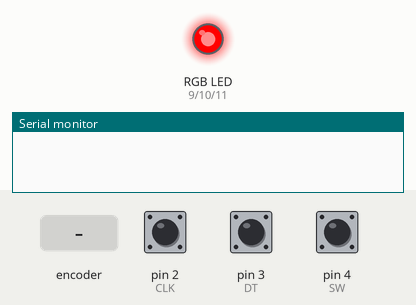
Bench run of a sketch on a simulated Arduino Uno, built with avr-gcc and run on an emulated ATmega328P. Parts: an RGB LED mixed from three pins (HIGH = lit), the last lines printed to the serial monitor. The inputs (shaded band) are chosen by the test bench; at power-on: pin 2 (CLK) HIGH, pin 3 (DT) HIGH, pin 4 (SW) HIGH.

Above: at 1.2 s.
1.3 s: rotary encoder on pin 2 (CLK) / pin 3 (DT) turned 3 steps (first pin leading)
At 2.7 s:
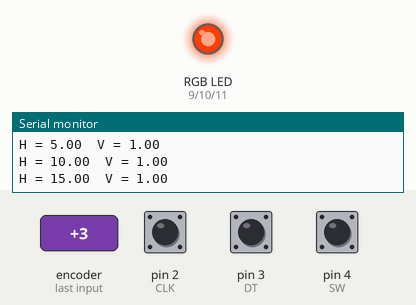
3.4 s: rotary encoder on pin 2 (CLK) / pin 3 (DT) turned 1 step (first pin leading)
At 4.1 s:
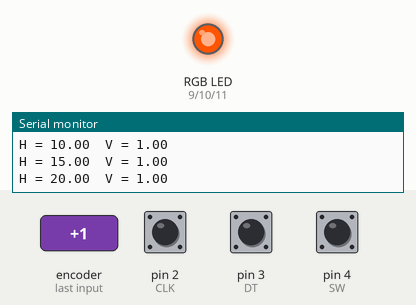
5.1 s: rotary encoder on pin 2 (CLK) / pin 3 (DT) turned 3 steps (first pin leading)
At 6.8 s:
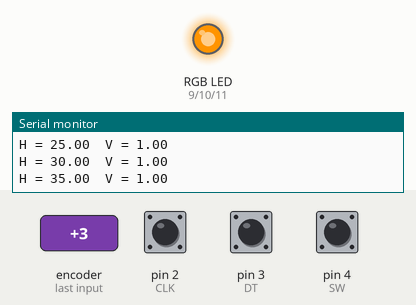
7.2 s: rotary encoder on pin 2 (CLK) / pin 3 (DT) turned 3 steps (first pin leading)
At 8.4 s:
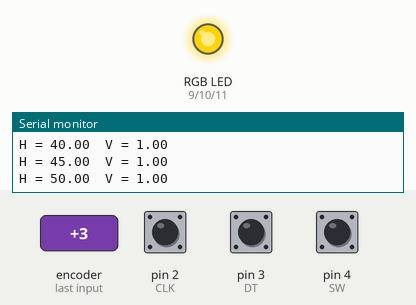
9.3 s: rotary encoder on pin 2 (CLK) / pin 3 (DT) turned 3 steps (first pin leading)
At 9.6 s:
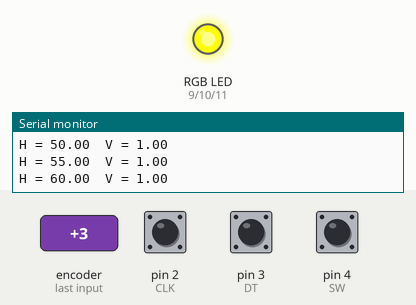
Timing chart, 0 to 12.3 s (numbered marks = the images above; inputs shaded):
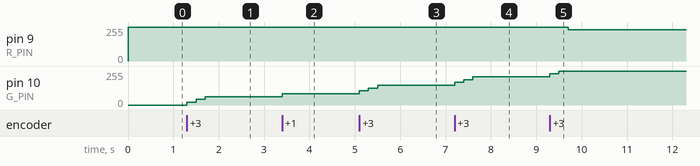

The sketch:

task11_rgb_encoder.ino
```cpp
// Задание 11*: управление цветом RGB-светодиода энкодером
const int R_PIN = 9;
const int G_PIN = 10;
const int B_PIN = 11;
const int CLK = 2;
const int DT  = 3;
const int SW  = 4;

float hue = 0;          // 0..360
float val = 1.0;        // яркость 0..1
int lastClk;

void hsvToRgb(float h, float s, float v, int &r, int &g, int &b) {
  float lo = v * (1.0 - s);
  int sector = ((int)(h / 60.0)) % 6;
  float t = (h - 60.0 * floor(h / 60.0)) / 60.0;
  float up = lo + (v - lo) * t;
  float down = v - (v - lo) * t;
  float R, G, B;
  switch (sector) {
    case 0: R = v;    G = up;   B = lo;   break;
    case 1: R = down; G = v;    B = lo;   break;
    case 2: R = lo;   G = v;    B = up;   break;
    case 3: R = lo;   G = down; B = v;    break;
    case 4: R = up;   G = lo;   B = v;    break;
    default: R = v;   G = lo;   B = down; break;
  }
  r = (int)(R * 255);
  g = (int)(G * 255);
  b = (int)(B * 255);
}

void showColor() {
  int r, g, b;
  hsvToRgb(hue, 1.0, val, r, g, b);
  analogWrite(R_PIN, r);
  analogWrite(G_PIN, g);
  analogWrite(B_PIN, b);
}

void setup() {
  pinMode(R_PIN, OUTPUT);
  pinMode(G_PIN, OUTPUT);
  pinMode(B_PIN, OUTPUT);
  pinMode(CLK, INPUT_PULLUP);
  pinMode(DT, INPUT_PULLUP);
  pinMode(SW, INPUT_PULLUP);
  Serial.begin(9600);
  lastClk = digitalRead(CLK);
  showColor();
}

void loop() {
  int clk = digitalRead(CLK);
  if (clk != lastClk && clk == LOW) {            // спад CLK
    int dir = (digitalRead(DT) != clk) ? 1 : -1; // направление вращения

    if (digitalRead(SW) == LOW) {                // кнопка зажата: яркость
      val += dir * 0.05;
      val = constrain(val, 0.0, 1.0);
    } else {                                     // иначе: оттенок
      hue += dir * 5;
      if (hue >= 360) hue -= 360;
      if (hue < 0)    hue += 360;
    }
    showColor();

    Serial.print("H = "); Serial.print(hue);
    Serial.print("  V = "); Serial.println(val);
  }
  lastClk = clk;
}
```

Measured:
- after the input at 1.3 s, pin 10 (G_PIN): 0/255 → 21/255 at once, → 42/255 0.20 s later, → 63/255 0.20 s later
- after the input at 3.4 s, pin 10 (G_PIN): 63/255 → 85/255 at once
- after the input at 5.1 s, pin 10 (G_PIN): 85/255 → 106/255 at once, → 127/255 0.20 s later, → 148/255 0.20 s later
- after the input at 7.2 s, pin 10 (G_PIN): 148/255 → 170/255 at once, → 191/255 0.20 s later, → 212/255 0.20 s later
- after the input at 9.3 s, pin 9 (R_PIN): 255/255 → 233/255 after 0.40 s; pin 10 (G_PIN): 212/255 → 233/255 at once, → 255/255 0.20 s later
